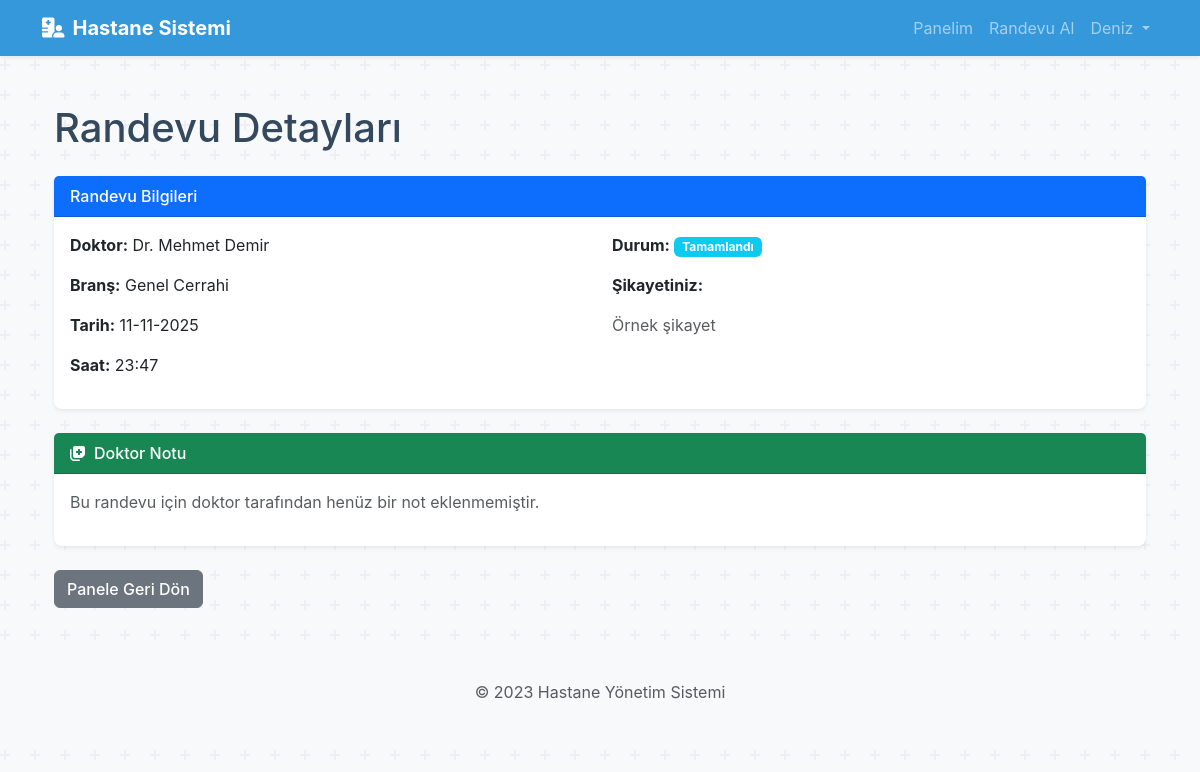
Page /hasta/randevu_detay/1 (signed in) on the committed database.
### app.py (models this page shows)
class Kullanici(db.Model):
    id = db.Column(db.Integer, primary_key=True)
    email = db.Column(db.String(100), unique=True, nullable=False)
    sifre = db.Column(db.String(200), nullable=False)
    ad = db.Column(db.String(50), nullable=False)
    soyad = db.Column(db.String(50), nullable=False)
    rol = db.Column(db.String(20), nullable=False) # 'hasta', 'doktor', 'sekreter'
    __mapper_args__ = {
        'polymorphic_identity': 'kullanici',
        'polymorphic_on': rol
    }

class Brans(db.Model):
    id = db.Column(db.Integer, primary_key=True)
    ad = db.Column(db.String(100), unique=True, nullable=False)
    emoji = db.Column(db.String(10), nullable=True) # Emoji için yeni alan
    doktorlar = db.relationship('Doktor', backref='brans', lazy=True)

class Randevu(db.Model):
    id = db.Column(db.Integer, primary_key=True)
    hasta_id = db.Column(db.Integer, db.ForeignKey('kullanici.id'), nullable=False)
    doktor_id = db.Column(db.Integer, db.ForeignKey('kullanici.id'), nullable=False)
    tarih = db.Column(db.DateTime, nullable=False)
    sikayet = db.Column(db.Text, nullable=True)
    durum = db.Column(db.String(50), default='Bekleniyor') # Bekleniyor, Tamamlandı, İptal

### app.py (the view)
@app.route('/hasta/randevu_detay/<int:randevu_id>')
@login_required(role='hasta')
def hasta_randevu_detay(randevu_id):
    randevu = Randevu.query.get_or_404(randevu_id)
    if randevu.hasta_id != session['user_id']:
        flash('Bu randevu detayını görüntüleme yetkiniz yok.', 'danger')
        return redirect(url_for('hasta_paneli'))
    return render_template('hasta_randevu_detay.html', randevu=randevu)

### app.py (called while the page is built)
def login_required(role=None):
    def wrapper(fn):
        @wraps(fn)
        def decorated_view(*args, **kwargs):
            if 'user_id' not in session:
                flash('Bu sayfaya erişmek için giriş yapmalısınız.', 'warning')
                return redirect(url_for('index')) # Artık var olmayan 'login' yerine 'index'e (ana sayfa) yönlendir.
            if role and session['user_rol'] != role:
                flash('Bu sayfaya erişim yetkiniz yok.', 'danger')
                return redirect(url_for('index')) # Yetkisiz kullanıcıyı ana sayfaya veya kendi paneline yönlendir
            return fn(*args, **kwargs)
        return decorated_view
    return wrapper

### templates/hasta_randevu_detay.html
{% extends "layout.html" %}
{% block content %}
<div class="container">
    <h1 class="mb-4">Randevu Detayları</h1>
    <div class="card shadow-sm">
        <div class="card-header bg-primary text-white">
            Randevu Bilgileri
        </div>
        <div class="card-body">
            <div class="row">
                <div class="col-md-6">
                    <p><strong>Doktor:</strong> Dr. {{ randevu.doktor.ad }} {{ randevu.doktor.soyad }}</p>
                    <p><strong>Branş:</strong> {{ randevu.doktor.brans.ad }}</p>
                    <p><strong>Tarih:</strong> {{ randevu.tarih.strftime('%d-%m-%Y') }}</p>
                    <p><strong>Saat:</strong> {{ randevu.tarih.strftime('%H:%M') }}</p>
                </div>
                <div class="col-md-6">
                    <p><strong>Durum:</strong> <span class="badge bg-info">{{ randevu.durum }}</span></p>
                    <p><strong>Şikayetiniz:</strong></p>
                    <p class="text-muted">{{ randevu.sikayet or 'Belirtilmemiş' }}</p>
                </div>
            </div>
        </div>
    </div>
    <div class="card shadow-sm mt-4">
        <div class="card-header bg-success text-white">
            <i class="fas fa-notes-medical me-2"></i>Doktor Notu
        </div>
        <div class="card-body">
            {% if randevu.doktor_notu %}
                <p>{{ randevu.doktor_notu | safe }}</p>
            {% else %}
                <p class="text-muted">Bu randevu için doktor tarafından henüz bir not eklenmemiştir.</p>
            {% endif %}
        </div>
    </div>
    <a href="{{ url_for('hasta_paneli') }}" class="btn btn-secondary mt-4">Panele Geri Dön</a>
</div>
{% endblock %}

### static/style.css (style rules this page uses)
:root { --primary-color: #3498db; --success-color: #2ecc71; --light-bg: #ecf0f1; --dark-text: #34495e; }
body { background-color: #f8f9fa; font-family: -apple-system, BlinkMacSystemFont, "Segoe UI", Roboto, "Helvetica Neue", Arial, sans-serif; color: var(--dark-text); }
.card { border: none; transition: transform 0.2s ease-in-out, box-shadow 0.2s ease-in-out; border-radius: 0.5rem; }
.card-header { font-weight: 500; }
.btn { transition: background-color 0.2s ease-in-out, border-color 0.2s ease-in-out; border-radius: 0.375rem; font-weight: 500; }

### rows in the picture
Kullanici: doktor.ad "Mehmet", doktor.soyad "Demir"
Brans: doktor.brans.ad "Genel Cerrahi"
Randevu: tarih "11-11-2025", tarih "23:47", durum "Tamamlandı", sikayet "Örnek şikayet"

### other values in the picture
{{ session['user_ad'] }} "Deniz"
